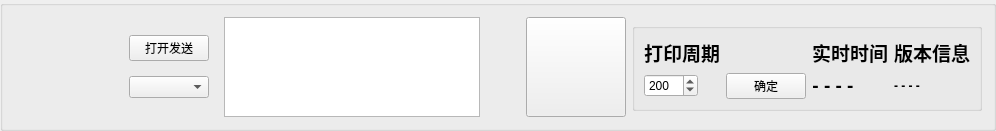
    <widget class="QGroupBox" name="groupBox_21">
     <property name="layoutDirection">
      <enum>Qt::LeftToRight</enum>
     </property>
     <property name="styleSheet">
      <string notr="true">QObject::tr(&quot;#groupBox{border: 0px solid;}&quot;)</string>
     </property>
     <property name="title">
      <string/>
     </property>
     <layout class="QHBoxLayout" name="horizontalLayout_13">
      <item>
       <widget class="SerialCom" name="widget_serial_port" native="true">
        <property name="minimumSize">
         <size>
          <width>100</width>
          <height>0</height>
         </size>
        </property>
       </widget>
      </item>
      <item>
       <widget class="QGroupBox" name="groupBox_19">
        <property name="sizePolicy">
         <sizepolicy hsizetype="Preferred" vsizetype="Preferred">
          <horstretch>0</horstretch>
          <verstretch>0</verstretch>
         </sizepolicy>
        </property>
        <property name="maximumSize">
         <size>
          <width>360</width>
          <height>100</height>
         </size>
        </property>
        <property name="contextMenuPolicy">
         <enum>Qt::DefaultContextMenu</enum>
        </property>
        <property name="styleSheet">
         <string notr="true">QGroupBox{border:none}</string>
        </property>
        <property name="title">
         <string/>
        </property>
        <property name="alignment">
         <set>Qt::AlignLeading|Qt::AlignLeft|Qt::AlignVCenter</set>
        </property>
        <layout class="QGridLayout" name="gridLayout_20">
         <item row="1" column="0">
          <widget class="QComboBox" name="comboBox_deebot_type">
           <property name="enabled">
            <bool>true</bool>
           </property>
          </widget>
         </item>
         <item row="0" column="0">
          <widget class="QPushButton" name="pushButton_showsend">
           <property name="maximumSize">
            <size>
             <width>500</width>
             <height>16777215</height>
            </size>
           </property>
           <property name="text">
            <string>打开发送</string>
           </property>
          </widget>
         </item>
        </layout>
       </widget>
      </item>
      <item>
       <widget class="QGraphicsView" name="graphicsView">
        <property name="sizePolicy">
         <sizepolicy hsizetype="Fixed" vsizetype="Preferred">
          <horstretch>0</horstretch>
          <verstretch>0</verstretch>
         </sizepolicy>
        </property>
        <property name="maximumSize">
         <size>
          <width>260</width>
          <height>100</height>
         </size>
        </property>
        <property name="styleSheet">
         <string notr="true">border-image: url(:/newPrefix/resource/1.png);</string>
        </property>
       </widget>
      </item>
      <item>
       <spacer name="horizontalSpacer">
        <property name="orientation">
         <enum>Qt::Horizontal</enum>
        </property>
        <property name="sizeHint" stdset="0">
         <size>
          <width>40</width>
          <height>20</height>
         </size>
        </property>
       </spacer>
      </item>
      <item>
       <widget class="QPushButton" name="pushButton_start">
        <property name="minimumSize">
         <size>
          <width>100</width>
          <height>0</height>
         </size>
        </property>
        <property name="maximumSize">
         <size>
          <width>100</width>
          <height>100</height>
         </size>
        </property>
        <property name="styleSheet">
         <string notr="true">border-image: url(:/newPrefix/resource/play_1.png);</string>
        </property>
        <property name="text">
         <string/>
        </property>
       </widget>
      </item>
      <item>
       <widget class="QGroupBox" name="groupBox_6">
        <property name="styleSheet">
         <string notr="true">font: 75 14pt &quot;微软雅黑&quot;;</string>
        </property>
        <property name="title">
         <string/>
        </property>
        <layout class="QGridLayout" name="gridLayout">
         <property name="sizeConstraint">
          <enum>QLayout::SetFixedSize</enum>
         </property>
         <item row="0" column="5">
          <widget class="QLabel" name="label_78">
           <property name="sizePolicy">
            <sizepolicy hsizetype="Fixed" vsizetype="Preferred">
             <horstretch>0</horstretch>
             <verstretch>0</verstretch>
            </sizepolicy>
           </property>
           <property name="text">
            <string>&lt;html&gt;&lt;head/&gt;&lt;body&gt;&lt;p align=&quot;center&quot;&gt;&lt;span style=&quot; font-size:14pt; font-weight:600;&quot;&gt;版本信息&lt;/span&gt;&lt;/p&gt;&lt;/body&gt;&lt;/html&gt;</string>
           </property>
          </widget>
         </item>
         <item row="1" column="2">
          <widget class="QPushButton" name="pushButton_print">
           <property name="enabled">
            <bool>true</bool>
           </property>
           <property name="sizePolicy">
            <sizepolicy hsizetype="Fixed" vsizetype="Fixed">
             <horstretch>0</horstretch>
             <verstretch>0</verstretch>
            </sizepolicy>
           </property>
           <property name="styleSheet">
            <string notr="true">font: 12pt &quot;楷体&quot;;</string>
           </property>
           <property name="text">
            <string>确定</string>
           </property>
          </widget>
         </item>
         <item row="0" column="1">
          <widget class="QLabel" name="label_50">
           <property name="sizePolicy">
            <sizepolicy hsizetype="Fixed" vsizetype="Preferred">
             <horstretch>0</horstretch>
             <verstretch>0</verstretch>
            </sizepolicy>
           </property>
           <property name="text">
            <string>&lt;html&gt;&lt;head/&gt;&lt;body&gt;&lt;p align=&quot;center&quot;&gt;&lt;span style=&quot; font-size:14pt; font-weight:600;&quot;&gt;打印周期&lt;/span&gt;&lt;/p&gt;&lt;/body&gt;&lt;/html&gt;</string>
           </property>
          </widget>
         </item>
         <item row="0" column="4">
          <widget class="QLabel" name="label_28">
           <property name="sizePolicy">
            <sizepolicy hsizetype="Fixed" vsizetype="Preferred">
             <horstretch>0</horstretch>
             <verstretch>0</verstretch>
            </sizepolicy>
           </property>
           <property name="text">
            <string>&lt;html&gt;&lt;head/&gt;&lt;body&gt;&lt;p align=&quot;center&quot;&gt;&lt;span style=&quot; font-size:14pt; font-weight:600;&quot;&gt;实时时间&lt;/span&gt;&lt;/p&gt;&lt;/body&gt;&lt;/html&gt;</string>
           </property>
          </widget>
         </item>
         <item row="1" column="4">
          <widget class="QLabel" name="label_83">
           <property name="sizePolicy">
            <sizepolicy hsizetype="Fixed" vsizetype="Preferred">
             <horstretch>0</horstretch>
             <verstretch>0</verstretch>
            </sizepolicy>
           </property>
           <property name="styleSheet">
            <string notr="true"/>
           </property>
           <property name="text">
            <string>&lt;html&gt;&lt;head/&gt;&lt;body&gt;&lt;p align=&quot;center&quot;&gt;&lt;span style=&quot; font-size:14pt; font-weight:600;&quot;&gt;- - - -&lt;/span&gt;&lt;/p&gt;&lt;/body&gt;&lt;/html&gt;</string>
           </property>
           <property name="alignment">
            <set>Qt::AlignCenter</set>
           </property>
          </widget>
         </item>
         <item row="1" column="1">
          <widget class="QSpinBox" name="spinBox_print">
           <property name="sizePolicy">
            <sizepolicy hsizetype="Fixed" vsizetype="Fixed">
             <horstretch>0</horstretch>
             <verstretch>0</verstretch>
            </sizepolicy>
           </property>
           <property name="styleSheet">
            <string notr="true"/>
           </property>
           <property name="maximum">
            <number>5000</number>
           </property>
           <property name="singleStep">
            <number>1</number>
           </property>
           <property name="value">
            <number>200</number>
           </property>
          </widget>
         </item>
         <item row="1" column="5">
          <widget class="QLabel" name="label_25">
           <property name="sizePolicy">
            <sizepolicy hsizetype="Fixed" vsizetype="Preferred">
             <horstretch>0</horstretch>
             <verstretch>0</verstretch>
            </sizepolicy>
           </property>
           <property name="styleSheet">
            <string notr="true">font: 75 14pt &quot;微软雅黑&quot;;</string>
           </property>
           <property name="text">
            <string>&lt;html&gt;&lt;head/&gt;&lt;body&gt;&lt;p align=&quot;center&quot;&gt;&lt;span style=&quot; font-weight:600;&quot;&gt;- - - -&lt;/span&gt;&lt;/p&gt;&lt;/body&gt;&lt;/html&gt;</string>
           </property>
           <property name="alignment">
            <set>Qt::AlignCenter</set>
           </property>
          </widget>
         </item>
        </layout>
       </widget>
      </item>
     </layout>
    </widget>
